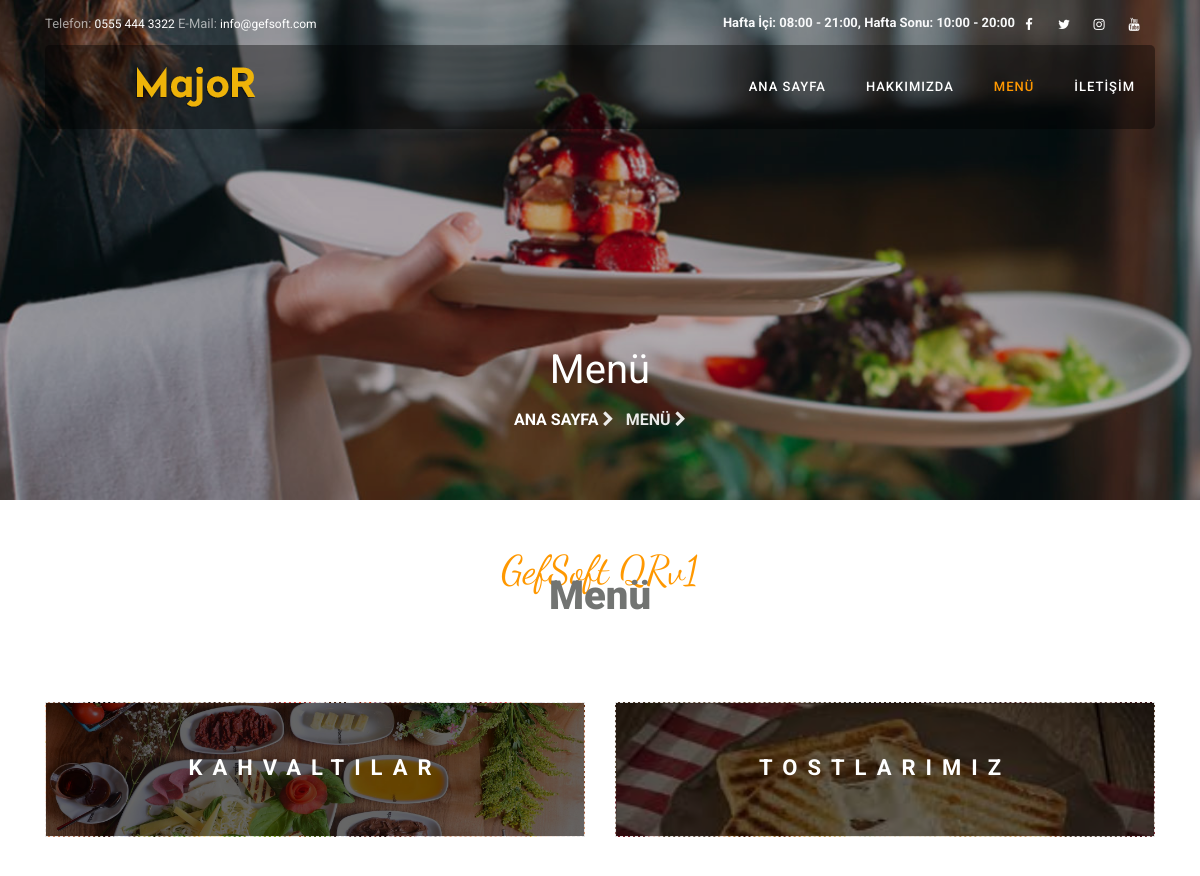
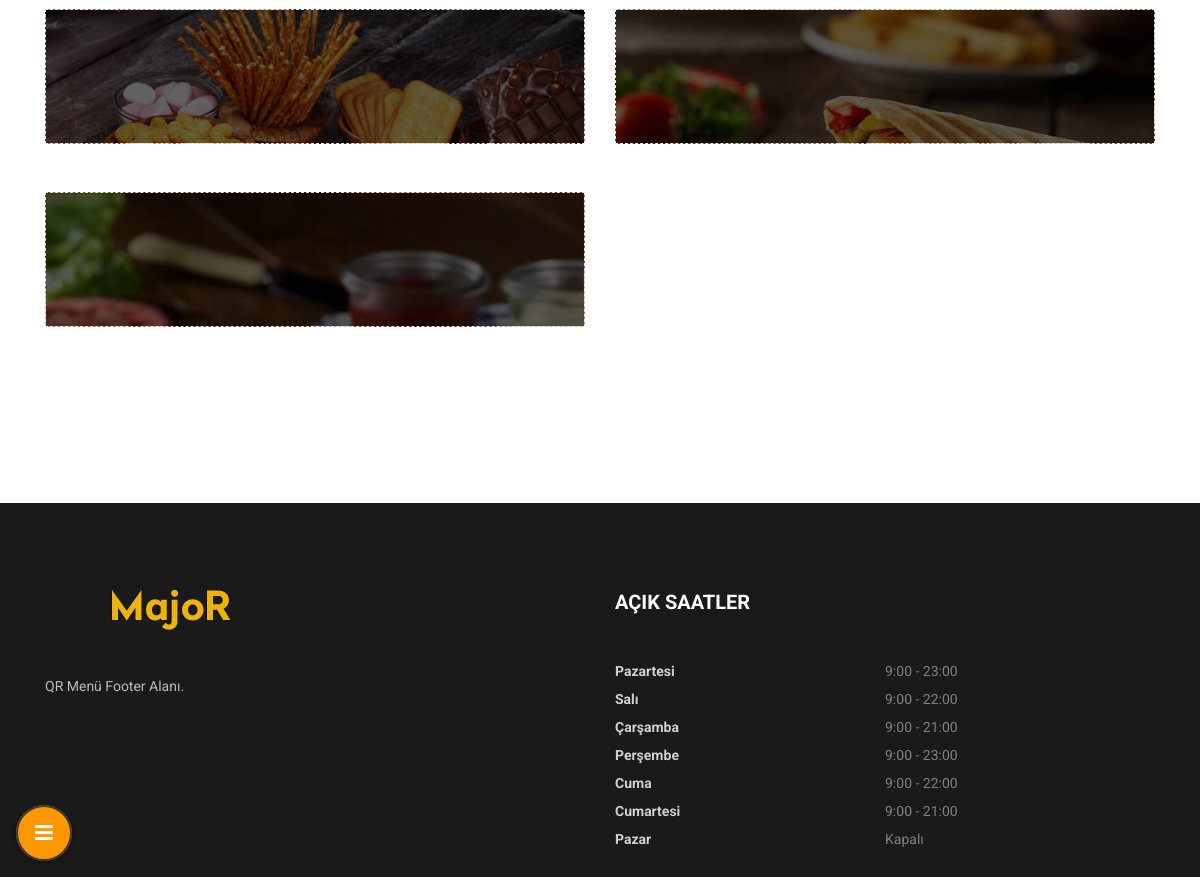
The page /menu on the database its author committed (2 pictures, top to bottom).
### tables this page shows
CREATE TABLE IF NOT EXISTS `site_bilgi_tablosu` (
  `site_id` int(11) NOT NULL AUTO_INCREMENT,
  `site_baslik` varchar(50) NOT NULL,
  `site_aciklama` varchar(125) NOT NULL,
  `site_logo` varchar(22) NOT NULL,
  `site_favicon` varchar(22) NOT NULL,
  `site_telefon` varchar(15) DEFAULT NULL,
  `site_email` varchar(60) DEFAULT NULL,
  `site_calisma_saat` varchar(100) DEFAULT NULL,
  `site_adres` varchar(80) DEFAULT NULL,
  `site_kategori_gorsel` varchar(20) DEFAULT NULL,
  `site_iletisim_gorsel` varchar(20) DEFAULT NULL,
  PRIMARY KEY (`site_id`)
);

CREATE TABLE IF NOT EXISTS `kategori_tablosu` (
  `kategori_id` int(11) NOT NULL AUTO_INCREMENT,
  `kategori_ad` varchar(50) NOT NULL,
  `kategori_resim` varchar(50) NOT NULL,
  `kategori_sira` int(3) NOT NULL,
  PRIMARY KEY (`kategori_id`)
);

CREATE TABLE IF NOT EXISTS `footer_tablo` (
  `footer_id` int(11) NOT NULL AUTO_INCREMENT,
  `footer_aciklama` varchar(200) NOT NULL,
  `f_pazartesi` varchar(35) NOT NULL,
  `f_sali` varchar(35) NOT NULL,
  `f_carsamba` varchar(35) NOT NULL,
  `f_persembe` varchar(35) NOT NULL,
  `f_cuma` varchar(35) NOT NULL,
  `f_cumartesi` varchar(35) NOT NULL,
  `f_pazar` varchar(35) NOT NULL,
  PRIMARY KEY (`footer_id`)
);

### menu.php (the view, shortened to what this page needs)
<?php
include("admin-panel/ayarlar.php");
$sayfa = "kategori";
$sbilgisorgu = $db->prepare("SELECT * FROM site_bilgi_tablosu");
$sbilgisorgu->execute();
$sbilgicikti = $sbilgisorgu->fetch(PDO::FETCH_ASSOC);
$kontrolsorgu = $db->prepare("SELECT * FROM kontrol_tablosu");
$kontrolsorgu->execute();
$kontrolcikti = $kontrolsorgu->fetch(PDO::FETCH_ASSOC);
?>
<!DOCTYPE html>
<html lang="tr">
<head>
	<link rel="stylesheet" href="https://stackpath.bootstrapcdn.com/font-awesome/4.7.0/css/font-awesome.min.css">
	<link rel="stylesheet" href="css/animate.css">
	<link rel="stylesheet" href="css/owl.carousel.min.css">
	<link rel="stylesheet" href="css/owl.theme.default.min.css">
	<link rel="stylesheet" href="css/magnific-popup.css">
	<link rel="stylesheet" href="css/flaticon.css">
	<link rel="stylesheet" href="css/style.css">
	<link rel="stylesheet" href="css/menu.css">
	<link rel="stylesheet" href="css/sweetalert2.min.css">
</head>
<body>
	<?php
	include("header.php"); ?>
	<?php if ($kontrolcikti["kontrol_menu_buton"] == 1) { ?>
		<div id="circularMenu1" class="circular-menu circular-menu-left">
			<a class="floating-btn" onclick="document.getElementById('circularMenu1').classList.toggle('active');">
				<i class="fa fa-bars"></i>
			</a>
			<menu class="items-wrapper">
			<?php
			echo "</menu>
			</div>";
		}
			?>
			<section class="hero-wrap hero-wrap-2" style="background-image: url('images/<?php echo $sbilgicikti["site_kategori_gorsel"]; ?>');" data-stellar-background-ratio="0.5">
				<div class="overlay"></div>
				<div class="container">
					<div class="row no-gutters slider-text align-items-end justify-content-center">
						<div class="col-md-9 ftco-animate text-center mb-5">
							<h1 class="mb-2 bread">Menü</h1>
							<p class="breadcrumbs"><span class="mr-2"><a href="index">Ana Sayfa <i class="fa fa-chevron-right"></i></a></span> <span>Menü <i class="fa fa-chevron-right"></i></span></p>
						</div>
					</div>
				</div>
			</section>
			<section class="ftco-section" style="padding-top:50px;">
				<div class="container">
					<div class="row justify-content-center mb-5 pb-2">
						<div class="col-md-7 text-center heading-section ftco-animate">
							<span class="subheading"><?php echo $sbilgicikti["site_baslik"]; ?></span>
							<h2 class="mb-4">Menü</h2>
						</div>
					</div>
					<div class="row">
						<?php
						$sorgu = "SELECT * FROM kategori_tablosu ORDER BY kategori_sira ASC";
						$sonuc = $db->query($sorgu, PDO::FETCH_ASSOC);
						foreach ($sonuc as $asatir) {
							$kid = $asatir["kategori_id"];
							$kad = $asatir["kategori_ad"];
							$kresim = $asatir["kategori_resim"];
							echo "
					<div class='col-md-12 col-lg-6'>
					<a href='urunler?id=$kid'>
					<div class='menu-wrap img-fluid' style='background-image: url(images/kategori/$kresim); background-size:cover;'>
						<div class='heading-menu text-center  ftco-animate'>
							<h3 style='color:white; letter-spacing: 10px; '>$kad</h3>
						</div>
					</div>
					</a>
					</div>
					";
						}
						?>
					</div>
				</div>
			</section>
			<?php include("footer.php"); ?>
</body>
</html>

### header.php (shortened to what this page needs)
<?php
$sitesorgu = $db->prepare("SELECT * FROM site_bilgi_tablosu");
$sitesorgu->execute();
$sitecikti = $sitesorgu->fetch(PDO::FETCH_ASSOC);
$sosyalsorgu = $db->prepare("SELECT * FROM sosyal_medya_tablosu");
$sosyalsorgu->execute();
$soysalcikti = $sosyalsorgu->fetch(PDO::FETCH_ASSOC);
?>
<div class="wrap">
    <div class="container">
        <div class="row justify-content-between">
            <div class="col-12 col-md d-flex align-items-center">
                <p class="mb-0 phone">
                    <?php if (!$sitecikti["site_telefon"] == null) : ?> <span class="mailus">Telefon:</span> <a href="tel:<?php echo str_replace(" ", "", $sitecikti["site_telefon"]); ?>"><?php echo $sitecikti["site_telefon"]; ?></a><?php endif; ?>
                    <?php if (!$sitecikti["site_email"] == null) : ?> <span class="mailus">E-Mail:</span> <a href="mailto:<?php echo $sitecikti["site_email"]; ?>"><?php echo $sitecikti["site_email"]; ?></a><?php endif; ?>
                </p>
            </div>
            <div class="col-12 col-md d-flex justify-content-md-end">
                <?php if (!$sitecikti["site_calisma_saat"] == null) : ?><p class="mb-0 font-weight-bold text-light"><?php echo $sitecikti["site_calisma_saat"]; ?></p><?php endif; ?>
                <div class="social-media">
                    <p class="mb-0 d-flex">
                        <?php if (!$soysalcikti["sosyal_facebook"] == null || !$soysalcikti["sosyal_facebook"] === " ") : ?> <a href="https://www.facebook.com/<?php echo $soysalcikti["sosyal_facebook"]; ?>" class="d-flex align-items-center justify-content-center"><span class="fa fa-facebook"><i class="sr-only">Facebook</i></span></a> <?php endif; ?>
                        <?php if (!$soysalcikti["sosyal_twitter"] == null || !$soysalcikti["sosyal_twitter"] === " ") : ?> <a href="https://www.twitter.com/<?php echo $soysalcikti["sosyal_twitter"]; ?>" class="d-flex align-items-center justify-content-center"><span class="fa fa-twitter"><i class="sr-only">Twitter</i></span></a> <?php endif; ?>
                        <?php if (!$soysalcikti["sosyal_instagram"] == null || !$soysalcikti["sosyal_instagram"] === " ") : ?> <a href="https://www.instagram.com/<?php echo $soysalcikti["sosyal_instagram"]; ?>" class="d-flex align-items-center justify-content-center"><span class="fa fa-instagram"><i class="sr-only">Instagram</i></span></a> <?php endif; ?>
                        <?php if (!$soysalcikti["sosyal_youtube"] == null || !$soysalcikti["sosyal_youtube"] === " ") : ?> <a href="https://www.youtube.com/<?php echo $soysalcikti["sosyal_youtube"]; ?>" class="d-flex align-items-center justify-content-center"><span class="fa fa-youtube"><i class="sr-only">Youtube</i></span></a> <?php endif; ?>
                    </p>
                </div>
            </div>
        </div>
    </div>
</div>
<nav class="navbar navbar-expand-lg navbar-dark ftco_navbar bg-dark ftco-navbar-light" id="ftco-navbar">
    <div class="container">
        <a class="navbar-brand" href="index"><img src="images/<?php echo $sitecikti["site_logo"]; ?>" alt=""></a>
        <div class="collapse navbar-collapse" id="ftco-nav">
            <ul class="navbar-nav ml-auto">
                <li class="nav-item <?php if ($sayfa == "index") {
                                        echo "active";
                                    } ?> "><a href="index" class="nav-link">Ana Sayfa</a></li>
                <li class="nav-item <?php if ($sayfa == "hakkimizda") {
                                        echo "active";
                                    } ?> "><a href="hakkimizda" class="nav-link">Hakkımızda</a></li>
                <li class="nav-item <?php if ($sayfa == "kategori") {
                                        echo "active";
                                    } ?>"><a href="menu" class="nav-link">Menü</a></li>
                <li class="nav-item <?php if ($sayfa == "iletişim") {
                                        echo "active";
                                    } ?>"><a href="iletisim" class="nav-link">İletişim</a></li>
            </ul>
        </div>
    </div>
</nav>

### footer.php (shortened to what this page needs)
<?php
$footersorgu = $db->prepare("SELECT * FROM footer_tablo");
$footersorgu->execute();
$footercek = $footersorgu->fetch(PDO::FETCH_ASSOC);
?>
<footer class="ftco-footer ftco-no-pb  ftco-section">
    <div class="container">
        <div class="row">
            <div class="col-md-12 col-lg-6">
                <div class="ftco-footer-widget mb-4">
                    <h2 class="ftco-heading-2"><img src="images/<?php echo $sitecikti["site_logo"]; ?>" alt="" class="img-fluid"></h2>
                    <p><?php echo $footercek["footer_aciklama"]; ?></p>
                    <ul class="ftco-footer-social list-unstyled float-md-left float-lft mt-3">
                    </ul>
                </div>
            </div>
            <div class="col-md-12 col-lg-6">
                <div class="ftco-footer-widget mb-4">
                    <h2 class="ftco-heading-2">Açık Saatler</h2>
                    <ul class="list-unstyled open-hours">
                        <li class="d-flex"><span>Pazartesi</span><span><?php echo $footercek["f_pazartesi"]; ?></span></li>
                        <li class="d-flex"><span>Salı</span><span><?php echo $footercek["f_sali"]; ?></span></li>
                        <li class="d-flex"><span>Çarşamba</span><span><?php echo $footercek["f_carsamba"]; ?></span></li>
                        <li class="d-flex"><span>Perşembe</span><span><?php echo $footercek["f_persembe"]; ?></span></li>
                        <li class="d-flex"><span>Cuma</span><span><?php echo $footercek["f_cuma"]; ?></span></li>
                        <li class="d-flex"><span>Cumartesi</span><span><?php echo $footercek["f_cumartesi"]; ?></span></li>
                        <li class="d-flex"><span>Pazar</span><span> <?php echo $footercek["f_pazar"]; ?></span></li>
                    </ul>
                </div>
            </div>
        </div>
    </div>
</footer>

### css/menu.css (style rules this page uses)
.circular-menu { position: fixed; bottom: 1em; right: 1em; z-index: 2; }
.circular-menu .floating-btn { display: block; width: 3.5em; height: 3.5em; border-radius: 50%; background-color: #FF9800; box-shadow: 0 2px 5px 0 hsla(0, 0%, 0%, .26); color: hsl(0, 0%, 100%); text-align: center; line-height: 3.5; cursor: pointer; outline: 0; border: 2px rgb(59, 53, 53) solid; }
.circular-menu .floating-btn i { font-size: 1.3em; transition: transform .2s; }
.circular-menu:after { display: block; content: ' '; width: 3.5em; height: 3.5em; border-radius: 50%; position: absolute; top: 0; right: 0; z-index: -2; background-color: hsl(4, 98%, 60%); transition: all .3s ease; }
.circular-menu.circular-menu-left { right: auto; left: 1em; }
.circular-menu.circular-menu-left:after { background-color: #FF9800; }
.heading-section h2 { color: #727472; }

### menu.php (style rules this page uses)
.menu-wrap::before { content: ""; position: absolute; top: 0; left: 0; right: 0; bottom: 0; width: 100%; height: 100%; background: #000; opacity: .6; }

### rows shown on the page
site_bilgi_tablosu: site_telefon "0555 444 3322", site_email "info@gefsoft.com", site_calisma_saat "Hafta İçi: 08:00 - 21:00, Hafta Sonu: 10:00 - 20:00", site_logo (picture), site_kategori_gorsel (picture), site_baslik "GefSoft QRv1"
kategori_tablosu: kategori_resim (picture), kategori_ad "KAHVALTILAR"
kategori_tablosu: kategori_resim (picture), kategori_ad "TOSTLARIMIZ"
kategori_tablosu: kategori_resim (picture)
kategori_tablosu: kategori_resim (picture)
kategori_tablosu: kategori_resim (picture)
footer_tablo: footer_aciklama "QR Menü Footer Alanı.", f_pazartesi "9:00 - 23:00", f_sali "9:00 - 22:00", f_carsamba "9:00 - 21:00", f_persembe "9:00 - 23:00", f_cuma "9:00 - 22:00", f_cumartesi "9:00 - 21:00", f_pazar "Kapalı"
